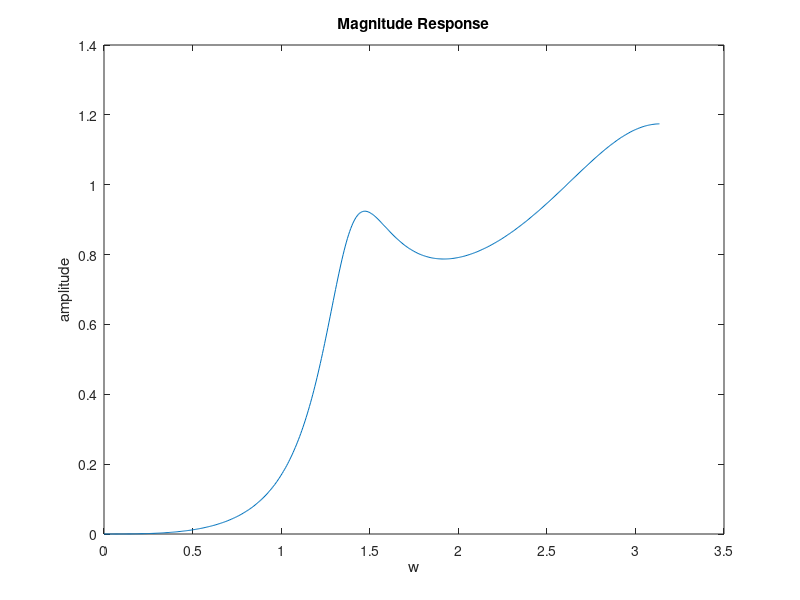

Here is the MATLAB script that generated this plot:
a = [1 0.13 0.52 0.3];
b = [0.16 -0.48 0.48 -0.16];
n = 512;
[h,w] = freqz(b,a,n);
plot(w,abs(h));
title("Magnitude Response");
xlabel("w");
ylabel("amplitude");